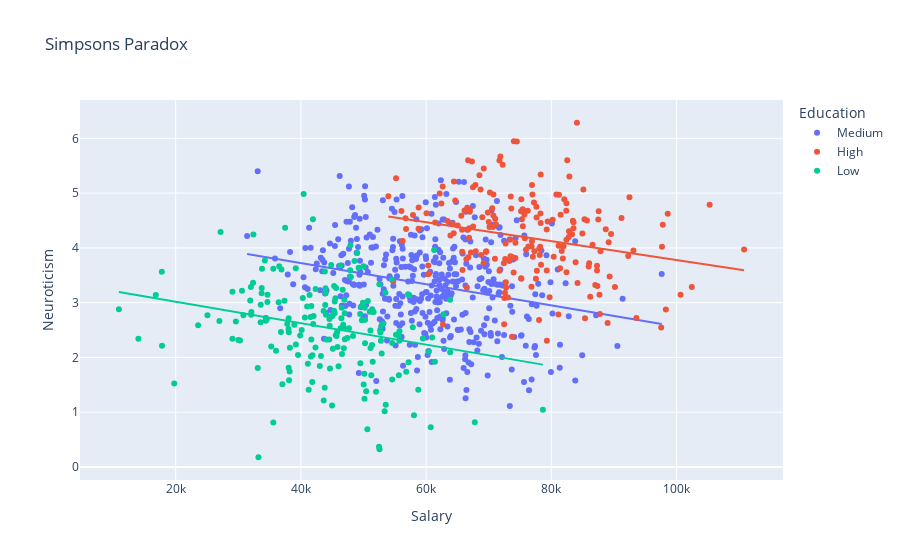

The cell this chart's notebook holds for it:
### Code cell
(dataf
  .sample(800, random_state=42)
  .plot(kind="scatter", x="Salary", y="Neuroticism",
        title="Simpsons Paradox",
        color="Education",
        trendline="ols",
        )
)

### Figure 1 — Plotly figure (JSON) as saved in the notebook; plotly's stock layout.template omitted (floating-point values rounded to 4 significant figures; data arrays with more than 128 entries replaced by an {"elided": "..."} marker saying what was removed)
{"data": [{"hovertemplate": "Education=Medium<br>Salary=%{x}<br>Neuroticism=%{y}<extra></extra>", "legendgroup": "Medium", "marker": {"color": "#636efa", "symbol": "circle"}, "mode": "markers", "name": "Medium", "orientation": "v", "showlegend": true, "type": "scatter", "x": {"elided": "415 float values"}, "xaxis": "x", "y": {"elided": "415 float values"}, "yaxis": "y"}, {"hovertemplate": "<b>OLS trendline</b><br>Neuroticism = -1.9325e-05 * Salary + 4.4975<br>R<sup>2</sup>=0.062976<br><br>Education=Medium<br>Salary=%{x}<br>Neuroticism=%{y} <b>(trend)</b><extra></extra>", "legendgroup": "Medium", "marker": {"color": "#636efa", "symbol": "circle"}, "mode": "lines", "name": "Medium", "showlegend": false, "type": "scatter", "x": {"elided": "415 float values"}, "xaxis": "x", "y": {"elided": "415 float values"}, "yaxis": "y"}, {"hovertemplate": "Education=High<br>Salary=%{x}<br>Neuroticism=%{y}<extra></extra>", "legendgroup": "High", "marker": {"color": "#EF553B", "symbol": "circle"}, "mode": "markers", "name": "High", "orientation": "v", "showlegend": true, "type": "scatter", "x": {"elided": "194 float values"}, "xaxis": "x", "y": {"elided": "194 float values"}, "yaxis": "y"}, {"hovertemplate": "<b>OLS trendline</b><br>Neuroticism = -1.72294e-05 * Salary + 5.50233<br>R<sup>2</sup>=0.058070<br><br>Education=High<br>Salary=%{x}<br>Neuroticism=%{y} <b>(trend)</b><extra></extra>", "legendgroup": "High", "marker": {"color": "#EF553B", "symbol": "circle"}, "mode": "lines", "name": "High", "showlegend": false, "type": "scatter", "x": {"elided": "194 float values"}, "xaxis": "x", "y": {"elided": "194 float values"}, "yaxis": "y"}, {"hovertemplate": "Education=Low<br>Salary=%{x}<br>Neuroticism=%{y}<extra></extra>", "legendgroup": "Low", "marker": {"color": "#00cc96", "symbol": "circle"}, "mode": "markers", "name": "Low", "orientation": "v", "showlegend": true, "type": "scatter", "x": {"elided": "191 float values"}, "xaxis": "x", "y": {"elided": "191 float values"}, "yaxis": "y"}, {"hovertemplate": "<b>OLS trendline</b><br>Neuroticism = -1.96046e-05 * Salary + 3.41062<br>R<sup>2</sup>=0.060763<br><br>Education=Low<br>Salary=%{x}<br>Neuroticism=%{y} <b>(trend)</b><extra></extra>", "legendgroup": "Low", "marker": {"color": "#00cc96", "symbol": "circle"}, "mode": "lines", "name": "Low", "showlegend": false, "type": "scatter", "x": {"elided": "191 float values"}, "xaxis": "x", "y": {"elided": "191 float values"}, "yaxis": "y"}], "layout": {"legend": {"title": {"text": "Education"}, "tracegroupgap": 0}, "title": {"text": "Simpsons Paradox"}, "xaxis": {"anchor": "y", "domain": [0, 1], "title": {"text": "Salary"}}, "yaxis": {"anchor": "x", "domain": [0, 1], "title": {"text": "Neuroticism"}}}}
